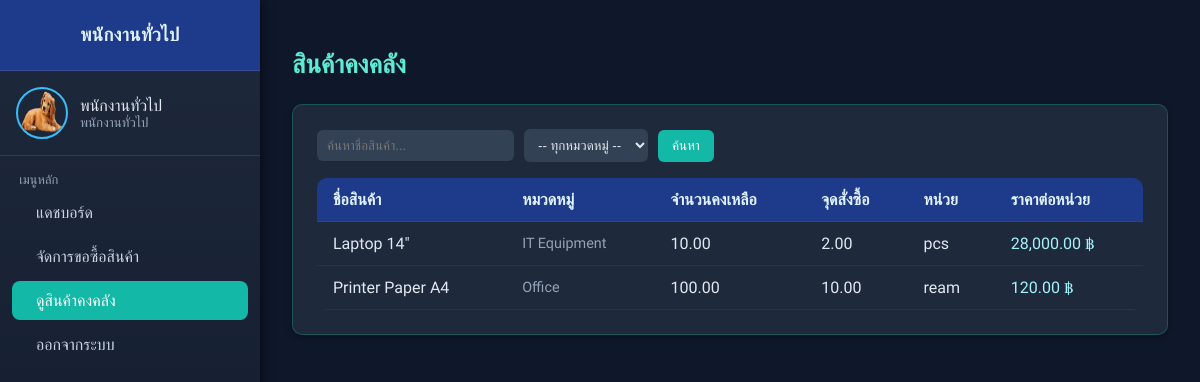
The page /employee/emp_inventory.php on the database its author committed.
### tables this page shows
CREATE TABLE `products` (
  `product_id` int(11) NOT NULL,
  `product_name` varchar(200) NOT NULL,
  `description` text DEFAULT NULL,
  `qty_onhand` decimal(18,4) NOT NULL DEFAULT 0.0000,
  `reorder_point` decimal(18,4) NOT NULL DEFAULT 0.0000,
  `unit_price` decimal(12,2) NOT NULL DEFAULT 0.00,
  `uom` varchar(32) NOT NULL,
  `category_id` int(11) NOT NULL,
  `created_at` timestamp NOT NULL DEFAULT current_timestamp(),
  `updated_at` timestamp NULL DEFAULT NULL ON UPDATE current_timestamp()
);

CREATE TABLE `product_categories` (
  `category_id` int(11) NOT NULL,
  `name` varchar(150) NOT NULL
);

### employee/emp_inventory.php (the view, shortened to what this page needs)
<?php
require_once "../connect.php";
require_once __DIR__ . "/partials/emp_header.php";
$keyword = $_GET['search'] ?? '';
$query = "
  SELECT p.product_id, p.product_name, p.qty_onhand, p.reorder_point,
         p.unit_price, p.uom, c.name AS category_name
  FROM products p
  LEFT JOIN product_categories c ON p.category_id = c.category_id
  WHERE 1=1
";
$query .= " ORDER BY c.name, p.product_name";
$stmt = $conn->prepare($query);
$stmt->execute();
$products = $stmt->get_result()->fetch_all(MYSQLI_ASSOC);
?>
<!DOCTYPE html>
<html lang="th">
<head>
  <link href="https://cdn.materialdesignicons.com/5.4.55/css/materialdesignicons.min.css" rel="stylesheet">
</head>
<body>
<div class="main-content">
  <h1><i class="mdi mdi-package-variant"></i> สินค้าคงคลัง</h1>
  <div class="card">
    <form method="GET" class="filter-box">
      <input type="text" name="search" placeholder="ค้นหาชื่อสินค้า..." value="<?= htmlspecialchars($keyword) ?>">
      <select name="cat">
        <option value="">-- ทุกหมวดหมู่ --</option>
      </select>
      <button type="submit" class="btn"><i class="mdi mdi-magnify"></i> ค้นหา</button>
    </form>
    <table>
      <thead>
        <tr>
          <th>ชื่อสินค้า</th>
          <th>หมวดหมู่</th>
          <th>จำนวนคงเหลือ</th>
          <th>จุดสั่งซื้อ</th>
          <th>หน่วย</th>
          <th>ราคาต่อหน่วย</th>
        </tr>
      </thead>
      <tbody>
        <?php if (empty($products)): ?>
          <tr><td colspan="6" style="text-align:center;color:#94a3b8;">ไม่พบข้อมูลสินค้า</td></tr>
        <?php else: ?>
          <?php foreach($products as $p):
            $low = ($p['qty_onhand'] <= $p['reorder_point']);
          ?>
            <tr class="<?= $low ? 'low-stock' : '' ?>">
              <td><?= htmlspecialchars($p['product_name']) ?></td>
              <td class="category"><?= htmlspecialchars($p['category_name'] ?? '-') ?></td>
              <td><?= number_format($p['qty_onhand'], 2) ?></td>
              <td><?= number_format($p['reorder_point'], 2) ?></td>
              <td><?= htmlspecialchars($p['uom']) ?></td>
              <td class="price"><?= number_format($p['unit_price'], 2) ?> ฿</td>
            </tr>
          <?php endforeach; ?>
        <?php endif; ?>
      </tbody>
    </table>
  </div>
</div>
</body>
</html>

### employee/partials/emp_header.php (style rules this page uses)
body { background-color: #0f172a; color: #e2e8f0; font-family: 'Prompt', sans-serif; }

### employee/emp_inventory.php (style rules this page uses)
body { background-color: #0f172a; color: #e2e8f0; font-family: 'Prompt', sans-serif; margin: 0; padding-left: 260px; }
.main-content { padding: 2rem; }
h1 { color: #5eead4; font-size: 1.6rem; margin-bottom: 1.5rem; }
.card { background: #1e293b; border-radius: 10px; padding: 1.5rem; border: 1px solid rgba(20,184,166,0.3); margin-bottom: 1.5rem; box-shadow: 0 2px 6px rgba(0,0,0,0.3); }
table { width: 100%; border-collapse: collapse; margin-top: 1rem; background: #1e293b; border-radius: 10px; overflow: hidden; }
thead { background: #1e3a8a; color: #e0f2fe; }
th, td { padding: 0.75rem 1rem; text-align: left; border-bottom: 1px solid rgba(255,255,255,0.05); }
input, select { background: #334155; border: none; border-radius: 6px; padding: 8px 10px; color: #e2e8f0; }
.btn { background-color: #14b8a6; color: white; border: none; border-radius: 6px; padding: 8px 14px; cursor: pointer; transition: 0.2s; text-decoration: none; }
.filter-box { display: flex; gap: 10px; align-items: center; margin-bottom: 1rem; flex-wrap: wrap; }
.price { color: #a5f3fc; font-weight: 500; }
.category { font-size: 0.9rem; color: #94a3b8; }

### rows shown on the page
products: product_name "Laptop 14\"", category.name "IT Equipment", qty_onhand "10.00", reorder_point "2.00", uom "pcs", unit_price "28,000.00"
products: product_name "Printer Paper A4", category.name "Office", qty_onhand "100.00", reorder_point "10.00", uom "ream", unit_price "120.00"

### other values the page prints
$emp_name "พนักงานทั่วไป"
